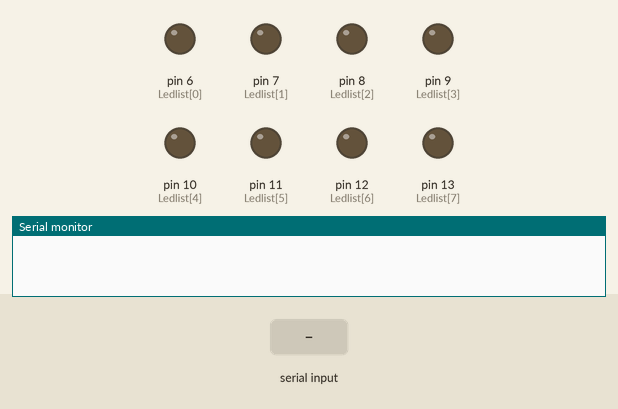
Simulated run of this sketch. Board: Arduino Uno, built with avr-gcc and run on an emulated ATmega328P. On the bench: output pins drawn as LEDs (lit = HIGH), the last lines printed to the serial monitor. The test bench sets the inputs (shaded band).

Above: at 1.2 s.
1.3 s: "1" received over Serial
At 1.42 s:
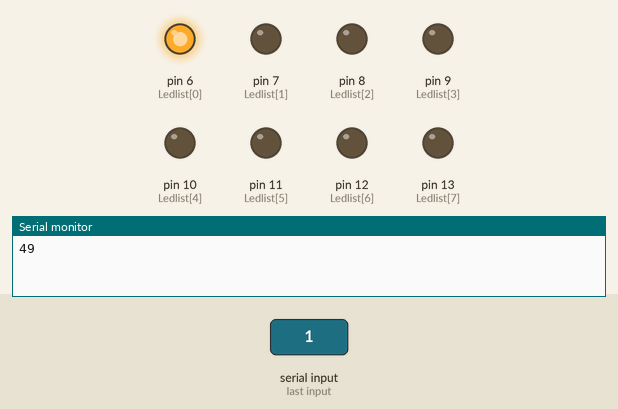
4.3 s: "0" received over Serial
At 5.92 s:
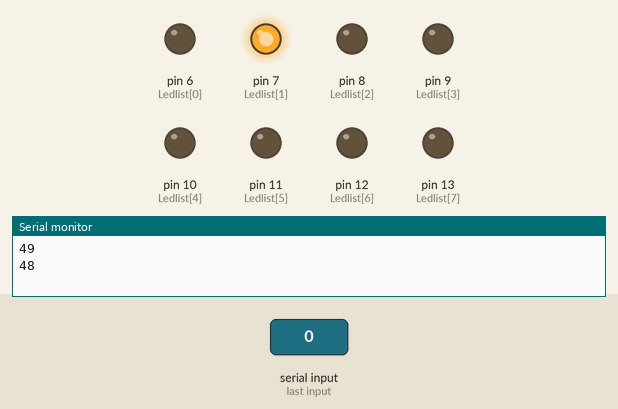
7.3 s: "2" received over Serial
At 10.42 s:
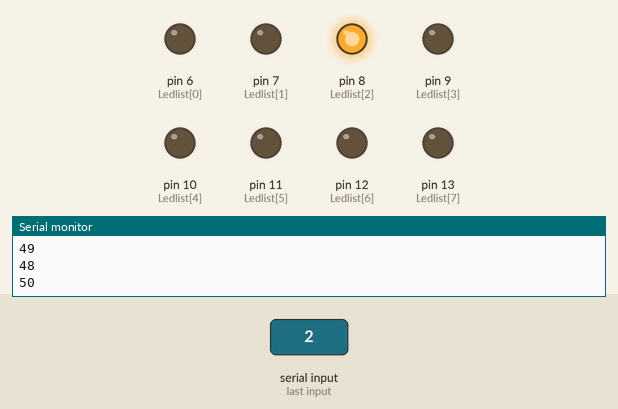
Timing chart, 0 to 14.6 s (numbered marks = the images above; inputs shaded):
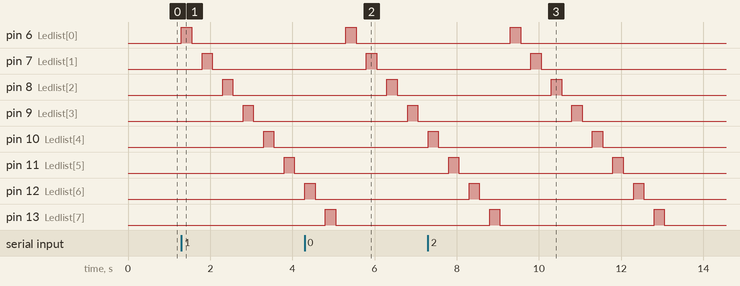

The sketch:

_1.2.ino
```cpp
char patroon = 'H';
char patroon2 ='S';
int Ledlist[] = {6, 7, 8, 9, 10, 11, 12, 13};
void setup() {
  for (int i = 0; i < 8; i++) {
    pinMode(Ledlist[i], OUTPUT);
  }
  Serial.begin(9600);
}

void loop() {
  while (Serial.available() == 0);
  int val = Serial.read();
  Serial.println(val);
  if (val = 72) {
    patroonH();
  }
  else if (val = 83) {
    patroonS();
  }
}
void knipperen(int led, int vertraging) {
  digitalWrite(led, HIGH);
  delay(vertraging);
  digitalWrite(led, LOW);
  delay(vertraging);
}

void samenvoegenAan(int led, int vertraging) {
  digitalWrite(led, HIGH);
  digitalWrite(7 - led, HIGH);
  delay(vertraging);
  digitalWrite(led, LOW);
  digitalWrite(7 - led, LOW);
  delay(vertraging);
}
void patroonH() {
  const int vertraging = 250;
  for (int i = 0; i < 8; i++) {
    knipperen(Ledlist[i], vertraging);
  }
}
void patroonS() {
  const int vertraging = 250;
  for (int i = 0; i < 4; i++) {
    samenvoegenAan(Ledlist[i], vertraging);
    samenvoegenAan(Ledlist[7 - i], vertraging);
  }
}
```

Measured:
- after the input at 1.3 s, pin 6 (Ledlist[0]): LOW → HIGH at once, → LOW 0.25 s later; pin 7 (Ledlist[1]): LOW → HIGH after 0.50 s, → LOW 0.25 s later; pin 8 (Ledlist[2]): LOW → HIGH after 1.0 s, → LOW 0.25 s later; pin 9 (Ledlist[3]): LOW → HIGH after 1.5 s, → LOW 0.25 s later; pin 10 (Ledlist[4]): LOW → HIGH after 2.0 s, → LOW 0.25 s later
- after the input at 4.3 s, pin 6 (Ledlist[0]): LOW → HIGH after 1.0 s, → LOW 0.25 s later; pin 7 (Ledlist[1]): LOW → HIGH after 1.5 s, → LOW 0.25 s later; pin 8 (Ledlist[2]): LOW → HIGH after 2.0 s, → LOW 0.25 s later; pin 9 (Ledlist[3]): LOW → HIGH after 2.5 s, → LOW 0.25 s later
- after the input at 7.3 s, pin 6 (Ledlist[0]): LOW → HIGH after 2.0 s, → LOW 0.25 s later; pin 7 (Ledlist[1]): LOW → HIGH after 2.5 s, → LOW 0.25 s later; pin 8 (Ledlist[2]): LOW → HIGH after 3.0 s, → LOW 0.25 s later; pin 9 (Ledlist[3]): LOW → HIGH after 3.5 s, → LOW 0.25 s later
- by itself, pin 12 (Ledlist[6]), pin 13 (Ledlist[7]): alternates HIGH for 0.25 s and LOW for 3.8 s
